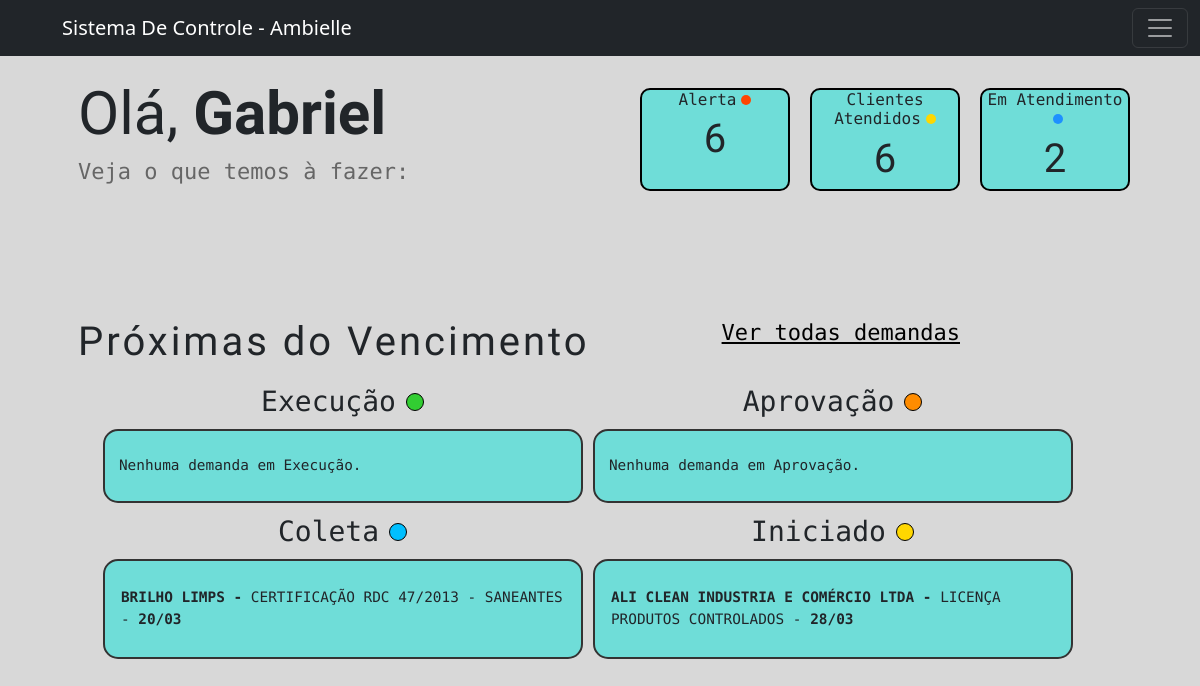
Screenshot of /ambielle/ (signed in) with the database file from the repository.
### workflow/models.py (models this page shows, shortened)
class Tarefa(models.Model):
    STATUS_CHOICES = [
        ('Iniciado', 'Iniciado'),
        ('Coleta De Informações', 'Coleta de Informações'),
        ('Execucao', 'Execução'),
        ('Aprovação Cliente', 'Aprovação Cliente'),
        ('Concluído', 'Concluído'),
        ('Encerrado', 'Encerrado'),
    ]
    tipo_servico = models.ForeignKey(TipoServico, on_delete=models.CASCADE, related_name="tarefas")
    cliente = models.ForeignKey(Cliente, on_delete=models.CASCADE)
    status = models.CharField(max_length=50, choices=STATUS_CHOICES, default='iniciado')
    data_inicio = models.DateField(default=timezone.now)
    prazo_final = models.DateField(null=True, blank=True)
    observacoes = models.TextField(blank=True, null=True)
    valor_total_servico = models.DecimalField(max_digits=10, decimal_places=2, blank=True, null=True)

class Cliente(models.Model):
    nome = models.CharField(max_length=255)
    endereco = models.CharField(max_length=255)
    numero = models.IntegerField(null=True)
    bairro = models.CharField(max_length=255, blank=True, null=True)
    razao_social = models.CharField(max_length=255, blank=True, null=True)
    telefone = models.CharField(max_length=15)
    email = models.EmailField()
    contato_principal = models.CharField(max_length=255)
    contato_secundario = models.CharField(max_length=255, blank=True, null=True)
    proposta_link = models.URLField(blank=True, null=True)
    cnpj = models.CharField(max_length=15)
    def __str__(self):
        return f"{self.nome}"

class TipoServico(models.Model):
    nome = models.CharField(max_length=50, unique=True)
    orgao = models.CharField(max_length=50, blank=True)
    def __str__(self):
        return f"{self.nome}"

### workflow/views/getPage.py (the view)
# urls.py: path('ambielle/', views.index, name='index'),
@login_required(login_url='workflow:login')
def index(request):
    title = 'Home'
    if request.method == 'POST':
        form = SuporteForm(request.POST)
        if form.is_valid():
            form.save()
            return redirect('workflow:index')  # Redireciona para uma lista de suporte após sucesso
    else:
        form = SuporteForm()
    limite = datetime.today().date() + timedelta(days=30)  # Licenças vencendo nos próximos 30 dias
    licencas_proximas = Licenca.objects.filter(data_vencimento__lte=limite)
    clientes = Cliente.objects.count()
    form = CreateTarefaForm()
    status_choices = Tarefa.STATUS_CHOICES
    hoje = timezone.now().date()
    data_limite = hoje + timedelta(days=450)
    demandas_execucao = Tarefa.objects.filter(status='Execucao', prazo_final__lte=data_limite).order_by('prazo_final')
    demandas_aprovacao = Tarefa.objects.filter(status='Aprovação Cliente', prazo_final__lte=data_limite).order_by('prazo_final')
    demandas_coleta = Tarefa.objects.filter(status='Coleta De Informações', prazo_final__lte=data_limite).order_by('prazo_final')
    demandas_iniciado = Tarefa.objects.filter(status='Iniciado', prazo_final__lte=data_limite).order_by('prazo_final')
    tarefas_em_aberto = (
        demandas_aprovacao.count() +
        demandas_coleta.count() +
        demandas_execucao.count() +
        demandas_iniciado.count()
    )
    context ={
        'form': form,
        'title': title,
        'demandas_execucao': demandas_execucao,
        'demandas_aprovacao': demandas_aprovacao,
        'demandas_coleta': demandas_coleta,
        'demandas_iniciado': demandas_iniciado,
        'clientes': clientes,
        'tarefas_em_aberto': tarefas_em_aberto,
        'licencas': licencas_proximas,
        'status_choices': status_choices
    }
    return render(
        request,
        'workflow/home.html',
        context,
    )

### workflow/templates/workflow/home.html (shortened to what this page needs)
{% extends 'global/base.html' %}
{% block content %}
  <main>
    <section>
      <div class="saudacao-container">
        <div class="saudacao">
          <h1>Olá, <strong>{{ user.first_name }}</strong></h1>
          <span>Veja o que temos à fazer:</span>
        </div>
        <div class="alertas">
          <div class="cardHome" id="alertCard">
            <h2>Alerta<span class="dot orange"></span></h2>
            <div class="progress-info">
              <span class="numberof">{{ clientes }}</span>
            </div>
          </div>
          <div class="cardHome">
            <h2>Clientes Atendidos<span class="dot yellow"></span></h2>
            <div class="progress-info">
              <span class="numberof">{{ clientes }}</span>
            </div>
          </div>
          <div class="cardHome">
            <h2>Em Atendimento<span class="dot blue"></span></h2>
            <div class="progress-info">
              <span class="numberof">{{ tarefas_em_aberto }}</span>
            </div>
          </div>
        </div>
      </div>
    </section>
    <section>
      <div class="demand-container">
        <div class="prox-demanda">
          <div class="principal">
            <h2>Próximas do Vencimento</h2>
          </div>
          <a href=" {% url 'workflow:get_tarefas_filtradas' %}">Ver todas demandas</a>
        </div>
        <div class="demand-cards-wrapper">
          <div class="demand-cards-status">
            <div class="status">
              <h3>
                Execução<svg xmlns="http://www.w3.org/2000/svg" width="18" height="18" viewBox="0 0 18 18" fill="none">
                  <circle cx="9" cy="9" r="8.5" fill="#32CD32" stroke="black" />
                </svg>
              </h3>
            </div>
            <div class="demand-card">
              {% for demanda in demandas_execucao %}
                <div class="tarefa-clicavel" data-id="{{ demanda.id }}" data-status="{{ demanda.status }}">
                  <p>
                    <strong>{{ demanda.cliente|upper }} - </strong>{{ demanda.tipo_servico }} -
                    <strong>{{ demanda.prazo_final|date:'d/m' }}</strong>
                  </p>
                </div>
              {% empty %}
                <p>Nenhuma demanda em Execução.</p>
              {% endfor %}
            </div>
          </div>
          <div class="demand-cards-status">
            <div class="status">
              <h3>
                Aprovação<svg xmlns="http://www.w3.org/2000/svg" width="18" height="19" viewBox="0 0 18 19" fill="none">
                  <circle cx="9" cy="9.04138" r="8.5" fill="#FF8C00" stroke="black" />
                </svg>
              </h3>
            </div>
            <div class="demand-card">
              {% for demanda in demandas_aprovacao %}
                <div class="tarefa-clicavel" data-id="{{ demanda.id }}" data-status="{{ demanda.status }}">
                  <p>
                    <strong>{{ demanda.cliente|upper }} - </strong>{{ demanda.tipo_servico }} -
                    <strong>{{ demanda.prazo_final|date:'d/m' }}</strong>
                  </p>
                </div>
              {% empty %}
                <p>Nenhuma demanda em Aprovação.</p>
              {% endfor %}
            </div>
          </div>
          <div class="demand-cards-status">
            <div class="status">
              <h3>
                Coleta<svg xmlns="http://www.w3.org/2000/svg" width="18" height="18" viewBox="0 0 18 18" fill="none">
                  <circle cx="9" cy="9" r="8.5" fill="#00BFFF" stroke="black" />
                </svg>
              </h3>
            </div>
            <div class="demand-card">
              {% for demanda in demandas_coleta %}
                <div class="tarefa-clicavel" data-id="{{ demanda.id }}" data-status="{{ demanda.status }}">
                  <p>
                    <strong>{{ demanda.cliente|upper }} - </strong>{{ demanda.tipo_servico }} -
                    <strong>{{ demanda.prazo_final|date:'d/m' }}</strong>
                  </p>
                </div>
              {% empty %}
                <p>Nenhuma demanda em Coleta.</p>
              {% endfor %}
            </div>
          </div>
          <div class="demand-cards-status">
            <div class="status">
              <h3>
                Iniciado<svg xmlns="http://www.w3.org/2000/svg" width="18" height="18" viewBox="0 0 18 18" fill="none">
                  <circle cx="9" cy="9" r="8.5" fill="#FFD700" stroke="black" />
                </svg>
              </h3>
            </div>
            <div class="demand-card">
              {% for demanda in demandas_iniciado %}
                <div class="tarefa-clicavel" data-id="{{ demanda.id }}" data-status="{{ demanda.status }}">
                  <p>
                    <strong>{{ demanda.cliente|upper }} - </strong>{{ demanda.tipo_servico }} -
                    <strong>{{ demanda.prazo_final|date:'d/m' }}</strong>
                  </p>
                </div>
              {% empty %}
                <p>Nenhuma demanda Iniciada.</p>
              {% endfor %}
            </div>
          </div>
        </div>
      </div>
    </section>
  </main>
{% endblock %}

### base_static/global/css/variables.css (style rules this page uses)
:root { @import url('https://fonts.googleapis.com/css2?family=Cabin+Condensed:wght@400;500;600;700&family=Roboto+Mono:ital,wght@0,100..700;1,100..700&display=swap'); --primary-color: #6fddd8; --secondary-color: #181D21; --hover-sidebar: #3e4246; --background-color: #D1D2D4; --color-alt-list: #0fbeb6; --padding: 16px; --primary-font: 'Cabin Condensed', sans-serif; --secondary-font: 'Roboto Mono', sans-serif; }
body { margin: 0; padding: 20px; display: flex; min-height: 100vh; }
main { flex: 1; margin-top: 2%; display: flex; margin-left: 0; flex-direction: column; width: 100%; }
section { width: 100%; padding: 20px 0; }

### base_static/global/css/forms.css (style rules this page uses)
h1 { font-family: var(--primary-font); }

### base_static/global/css/home.css (style rules this page uses)
.saudacao { margin-top: 15px; position: relative; margin-left: 5%; width: 100%; }
.saudacao h1 { font-family: var(--primary-font); margin: 0; font-size: 60px; }
.saudacao span { display: block; font-family: var(--secondary-font); margin-top: 5px; font-size: 22px; color: #666; }
.alertas { display: flex; flex: 1; justify-content: end; padding: 25px; gap: 20px; margin-right: 25px; max-height: 180px; }
.saudacao-container { display: flex; margin: 0; }
.cardHome { background-color: var(--primary-color); border: 2px solid black; border-radius: 10px; text-align: center; flex-direction: column; width: 150px; }
.cardHome h2 { font-family: var(--secondary-font); font-size: 16px; margin: 0; font-weight: 500; }
.dot { height: 10px; width: 10px; border-radius: 50%; display: inline-block; margin-left: 5px; }
.yellow { background-color: #FFD700; }
.blue { background-color: #1E90FF; }
.orange { background-color: #FF4500; }
.progress-info { display: flex; flex-direction: column; justify-content: space-between; font-size: 18px; font-weight: bold; }
.numberof { font-size: 40px; font-family: var(--primary-font); font-weight: 400; }
.demand-container h2 { font-family: var(--pramary-font); font-size: 2em; }
.demand-container p { font-family: var(--secondary-font); font-size: 1em; }
.demand-container a { font-family: var(--secondary-font); font-size: 1em; text-decoration: none; color: #000; margin-bottom: 20px; }
.prox-demanda { display: flex; justify-content: space-between; align-items: center; width: 100%; margin-top: 60px; }
.principal { display: flex; flex-direction: column; align-items: flex-start; margin-left:5%; }
.prox-demanda h2, .prox-demanda p { margin: 0; padding: 0; }
.prox-demanda h2 { font-family: var(--primary-font); font-size: 40px; font-weight: 400; letter-spacing: 3px; }
.prox-demanda a { text-decoration: underline; cursor: pointer; font-size: 22px; font-weight: 400; margin-right: 220px; }
.demand-cards-wrapper { display: flex; flex: 1 1 0; flex-wrap: wrap; margin-top: 15px; gap: 10px; margin-right: 25px; justify-content: center; }
.demand-cards-status { flex-direction: column; font-family: var(--secondary-font); flex: 1 1 0; min-height: 15vh; min-width: 25rem; max-width: 30rem; flex-wrap: wrap; }
.status { width: 100%; height: 45px; }
.demand-cards-status h3 { display: inline-flex; align-items: center; justify-content: center; }
.demand-cards-status svg { display: inline; align-items: center; justify-content: center; margin-left: 10px; }
.demand-cards-status .status { display: flex; align-items: center; justify-content: center; }
.demand-card { background-color: var(--primary-color); border: 2px solid #333; border-radius: 15px; gap: 10px; padding: min(2em, 3%); font-family: var(--secondary-font); transition: all 0.3s ease; }
.tarefa-clicavel { cursor: pointer; padding: 2px; border-radius: 4px; transition: background-color 0.3s ease; }
.demand-card p { font-size: 0.9em; margin: 10px 0; }
#alertCard { cursor: pointer; }

### rows the page displays
Tarefa: cliente "BRILHO LIMPS", tipo_servico "CERTIFICAÇÃO RDC 47/2013 - SANEANTES", prazo_final "20/03"
Tarefa: cliente "ALI CLEAN INDUSTRIA E COMÉRCIO LTDA", tipo_servico "LICENÇA PRODUTOS CONTROLADOS", prazo_final "28/03"

### other values shown
{{ user.first_name }} "Gabriel"
{{ clientes }} "6"
{{ tarefas_em_aberto }} "2"
